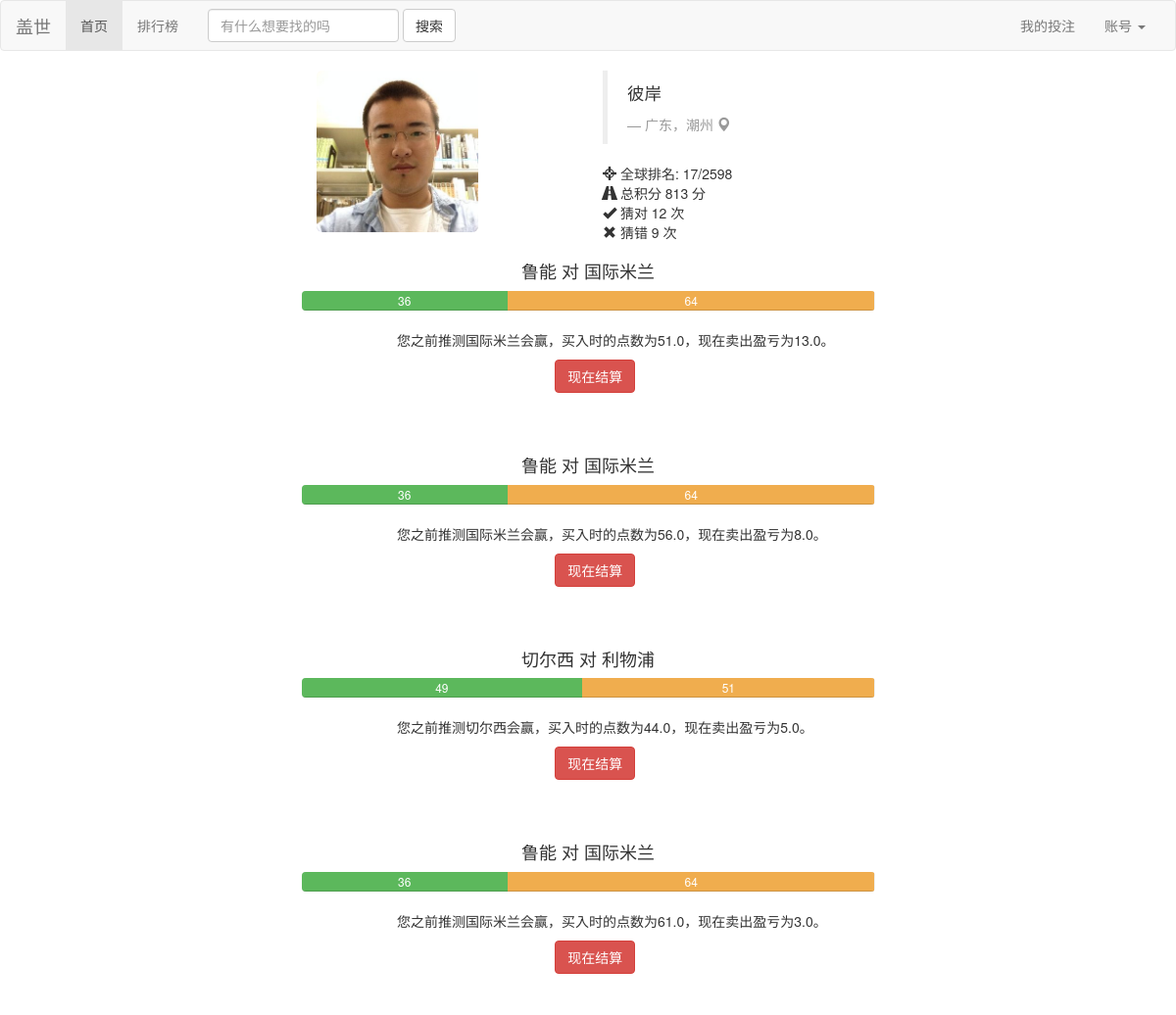
The page /profile (signed in) on the database as committed earlier.
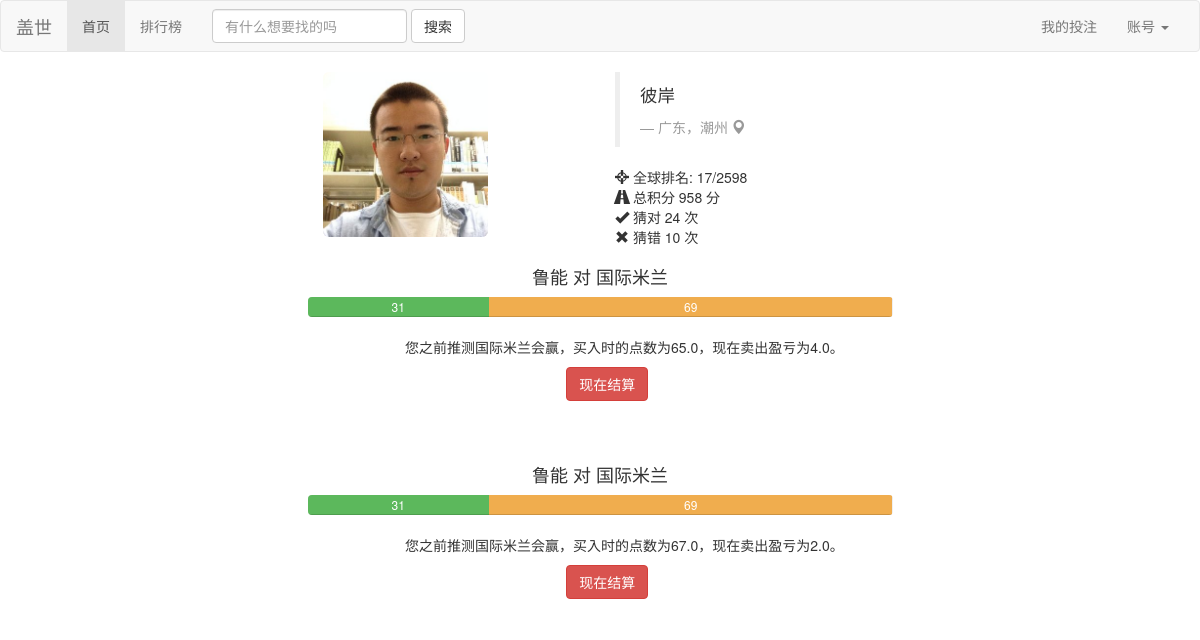
The same page on the database as committed later.
### Guess/models.py (models this page shows, shortened)
class Person(models.Model):
	user = models.OneToOneField(User)
	point = models.IntegerField(default=1000)
	expertise = models.TextField(default='N/A')
	win = models.IntegerField(default=0)
	lose = models.IntegerField(default=0)
	game = models.IntegerField(default=0)
	point_per_game = models.FloatField(default=0.0)
	class Meta:
		ordering = ('point','point_per_game',)

class Betting(models.Model):
	better = models.ForeignKey(Person)
	game = models.ForeignKey(Game)
	side = models.BooleanField()  # True means home wins and vice versa
	num = models.IntegerField(default=1)
	outcome = models.BooleanField(default=False)
	price_at_buy = models.FloatField()
	price_at_sell = models.FloatField()
	cleared = models.BooleanField(default=False)  # cleared means the result of the betting has been updated to the person profile

class Game(models.Model):
	index = models.IntegerField()
	headline = models.TextField()
	begin = models.DateTimeField(auto_now_add=True)
	expire = models.DateTimeField()
	name_home = models.CharField(max_length=30)
	price_home = models.IntegerField(default=50)
	num_home = models.IntegerField(default=0)
	name_away = models.CharField(max_length=30)
	price_away = models.IntegerField(default=50)
	num_away = models.IntegerField(default=0)
	outcome = models.BooleanField(default=False)   # True means home wins and vice versa
	ended = models.BooleanField(default=False)
	class Meta:
		ordering = ('expire',)

### Guess/views.py (the view)
# urls.py: url(r'^profile', 'Guess.views.profile', name='profile'),
def profile(request):
	if not request.user.is_authenticated():
		return redirect('/')
	person = Person.objects.get(user=request.user)
	bets = []
	for b in Betting.objects.filter(better=person, cleared=False):
		if not b.game.ended:
			bets.append(b)
		else:
			b.clear()
	if request.method == 'POST':
		for b in bets:
			if str(b.pk) in request.POST:
				b.clear()
				break
		return redirect('/profile')
	else:
		person = Person.objects.get(user=request.user)
		return render(request,'profile.html',{'person': person, 'bets': bets})

### Guess/templatetags/profile_tag.py (called while the page is built)
@register.simple_tag()
def sub(value1, value2):
    return value1-value2

### Guess/templates/profile.html (shortened to what this page needs)
{% load bootstrap3 %}
{% load profile_tag %}
<link href='static/bootstrap/css/bootstrap.min.css' rel='stylesheet'>
{% include "nav_bar.html" %}
<div class="container">
    <div class="row">
        <div class="col-sm-2 col-md-2 col-md-offset-3">
            <img src="/static/me.jpg"
            alt="" class="img-rounded img-responsive" />
        </div>
        <div class="col-sm-4 col-md-4 col-md-offset-1">
            <blockquote>
                <p>彼岸</p> <small><cite title="Source Title">广东，潮州  <i class="glyphicon glyphicon-map-marker"></i></cite></small>
            </blockquote>
            <p> <i class="glyphicon glyphicon-screenshot"></i> 全球排名: 17/2598
                <br /> <i class="glyphicon glyphicon-road"></i> 总积分 {{ person.point }} 分
                <br /> <i class="glyphicon glyphicon-ok"></i> 猜对 {{ person.win }} 次
                <br /> <i class="glyphicon glyphicon-remove"></i> 猜错 {{ person.lose }} 次</p>
        </div>
    </div>
</div>
{% for b in bets %}
<div class = "row">
    <form method="POST">
    <div class="col-md-6 col-md-offset-3">
        <h4 class="text-center">{{ b.game.name_home }} 对 {{ b.game.name_away }}</h4>
        <div class="progress">
            <div class="progress-bar progress-bar-success" style="width: {{ b.game.price_home }}%">{{ b.game.price_home }}</div>
            <div class="progress-bar progress-bar-warning" style="width: {{ b.game.price_away }}%">{{ b.game.price_away }}</div>
        </div>
        <div class="col-md-offset-2">
        {% if b.side %}
            <div><p>您之前推测{{ b.game.name_home }}会赢，买入时的点数为{{ b.price_at_buy }}，现在卖出盈亏为{% sub b.game.price_home b.price_at_buy %}。</p></div>
        {% else %}
            <div><p>您之前推测{{ b.game.name_away }}会赢，买入时的点数为{{ b.price_at_buy }}，现在卖出盈亏为{% sub b.game.price_away b.price_at_buy %}。</p></div>
        {% endif %}
        </div>
        <div class="col-md-1 col-md-offset-5"><input class="btn btn-danger" type="submit" value="现在结算" name="{{ b.pk }}" onclick="on_submit(event)"/></div>
    </div>
    </form>
</div>
<div class="row spacer">
</div>
{% endfor %}

Rows that differ between the two databases and show on the page:
no longer on this page (row edited): Betting: game.name_home "鲁能", game.name_away "国际米兰", game.price_home "36", game.price_away "64", price_at_buy "51.0", game+price_at_buy "13.0"
no longer on this page (row edited): Betting: game.name_home "鲁能", game.name_away "国际米兰", game.price_home "36", game.price_away "64", price_at_buy "56.0", game+price_at_buy "8.0"
no longer on this page (row edited): Betting: game.name_home "切尔西", game.name_away "利物浦", game.price_home "49", game.price_away "51", price_at_buy "44.0", game+price_at_buy "5.0"
no longer on this page (row edited): Betting: game.name_home "鲁能", game.name_away "国际米兰", game.price_home "36", game.price_away "64", price_at_buy "61.0", game+price_at_buy "3.0"
changed Person: point "813" → "958"; win "12" → "24"; lose "9" → "10"
added Betting: game.name_home "鲁能", game.name_away "国际米兰", game.price_home "31", game.price_away "69", price_at_buy "65.0", game+price_at_buy "4.0"
added Betting: game.name_home "鲁能", game.name_away "国际米兰", game.price_home "31", game.price_away "69", price_at_buy "67.0", game+price_at_buy "2.0"
